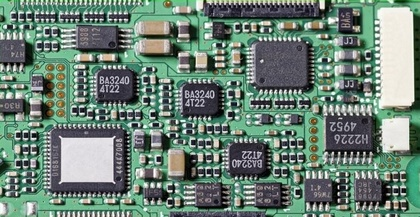
%> input picture Signals_and_Systems/CA3/data/PCB.jpg, 420 x 217 px, shrunk from 673 x 348 before the run
$ octave p1_4.m   (GNU Octave 9; MATLAB toolbox functions it lacks are replaced by stand-ins)
%> lines starting %> are read from the running program, lines starting %| are printed output that depends on the picture; in (x1, y1, x2, y2) boxes, pixels count from 0 and x2, y2 are one past the last pixel; in counts of white or black regions, pixels touching at a corner belong together; the program's own positions count from 1
### Signals_and_Systems/CA3/coding.m
function coded_img=coding(msg,img,map)
    shifted_img=img;
    width=size(img,1);
    height=size(img,2);
    shifted_img(1:width-1,1:height-1)=img(2:width,2:height);
    dif_img=abs(shifted_img-img);
    block_len=log2(length(map));
    width=width-mod(width,block_len);
    height=height-mod(height,block_len);
    blocks_sum_dif=zeros([width/block_len,height/block_len],'uint16');
    for i=1:width
        for j=1:height
            blocks_sum_dif(floor((i-1)/block_len)+1,floor((j-1)/block_len)+1)=blocks_sum_dif(floor((i-1)/block_len)+1,floor((j-1)/block_len)+1)+uint16(dif_img(i,j));
        end
    end
    idx=find(blocks_sum_dif(:).'>median(blocks_sum_dif(:)));
    i=1;
    j=1;
    coded_img=img;
    while(j<=strlength(msg))
        if(i>length(idx))
            error('ERROR: The message is too long.');
        end
        [x,y]=ind2sub(size(blocks_sum_dif),idx(i));
        x=(x-1)*block_len+1;
        y=(y-1)*block_len+1;
        i=i+1;
        for k=1:block_len
            c=msg(j);
            bin=map{2,strcmp(map(1, :), c)};
            for m=1:block_len
                color=dec2bin(coded_img(x+k,y+m),block_len);
                color(block_len)=bin(m);
                coded_img(x+k,y+m)=bin2dec(color);
            end
            j=j+1;
            if(j>length(msg))
                break;
            end
        end
    end
end

### Signals_and_Systems/CA3/decoding.m
function msg=decoding(img,map,block_len)
    shifted_img=img;
    width=size(img,1);
    height=size(img,2);
    shifted_img(1:width-1,1:height-1)=img(2:width,2:height);
    dif_img=abs(shifted_img-img);
    width=width-mod(width,block_len);
    height=height-mod(height,block_len);
    blocks_sum_dif=zeros([width/block_len,height/block_len],'uint16');
    for i=1:width
        for j=1:height
            blocks_sum_dif(floor((i-1)/block_len)+1,floor((j-1)/block_len)+1)=blocks_sum_dif(floor((i-1)/block_len)+1,floor((j-1)/block_len)+1)+uint16(dif_img(i,j));
        end
    end
    idx=find(blocks_sum_dif(:).'>median(blocks_sum_dif(:)));
    i=1;
    j=1;
    coded_img=img;
    msg='';
    c='';
    end_char=map{1,length(map)};
    while(i<=length(idx) && ~strcmp(c,end_char))
        [x,y]=ind2sub(size(blocks_sum_dif),idx(i));
        x=(x-1)*block_len+1;
        y=(y-1)*block_len+1;
        i=i+1;
        for k=1:block_len
            bin='';
            for m=1:block_len
                color=dec2bin(coded_img(x+k,y+m),block_len);
                bin(m)=color(block_len);
            end
            c=map{1,strcmp(map(2, :), bin)};
            msg(j)=c;
            j=j+1;
            if(c==end_char)
                break;
            end
        end
    end
end

### Signals_and_Systems/CA3/p1_4.m
clc;clear;
load Mapset Mapset;
[file,path]=uigetfile({'*.jpg;*.bmp;*.png;*.tif'},'Choose an image');
%> the answer given: data/PCB.jpg
img=imread([path file]);
%> img is the input picture: size 217x420x3 uint8; mean R, G, B 106.9, 128.7, 116.9
img=rgb2gray(img);
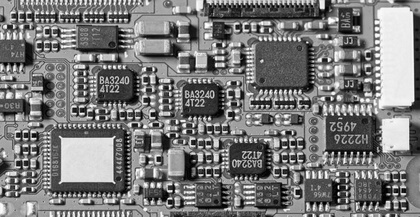
%> img: size 217x420 uint8; min 0, max 255, mean 120.8
msg='signal;';
coded_img=coding(msg,img,Mapset);
%> in coding, `shifted_img(1:width-1,1:height-1)=img(2:width,2:height);`:
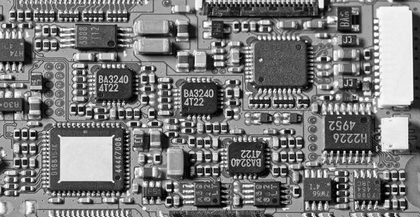
%> shifted_img: size 217x420 uint8; min 0, max 255, mean 120.6
%> in coding, `dif_img=abs(shifted_img-img);`:
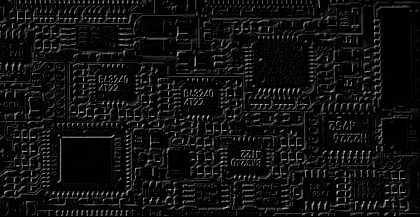
%> dif_img: size 217x420 uint8; min 0, max 234, mean 16.5
%> after the loop in coding, `for i=1:width`:
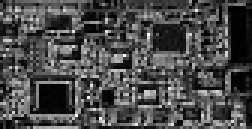
%> blocks_sum_dif: size 43x84 uint16 (shown 3 times larger); min 0, max 1403, mean 415.8; drawn with min black and max white
%> in coding, `idx=find(blocks_sum_dif(:).'>median(blocks_sum_dif(:)));`: idx = 1803 values from 2 to 3558
%> the loop in coding, `while(j<=strlength(msg))` made 2 passes
%> (x, y) on passes 1 to 2: (6, 1), (11, 1)
%> after the loop in coding, `while(j<=strlength(msg))`: coded_img: size 217x420 uint8; 0.02% of pixels changed, all inside (x1, y1, x2, y2) = (1, 6, 6, 13)
%> after the loop in coding, `while(j<=strlength(msg))`: color = '10101001'; i = 3; j = 8
decoding(coded_img,Mapset,ceil(log2(length(Mapset))))
%> the loop in decoding, `while(i<=length(idx) && ~strcmp(c,end_char))` made 2 passes
%> (x, y, i) on passes 1 to 2: (6, 1, 2), (11, 1, 3)
%> after the loop in decoding, `while(i<=length(idx) && ~strcmp(c,end_char))`: bin = '11111'; msg = 'signal;'
%> ans = 'signal;'
